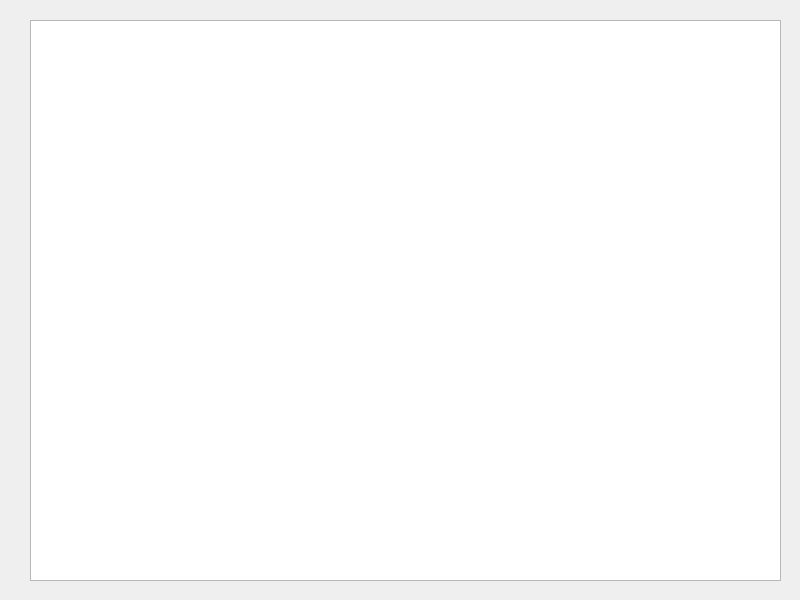
<?xml version="1.0" encoding="UTF-8"?>
<ui version="4.0">
 <class>MyDiagram</class>
 <widget class="QWidget" name="MyDiagram">
  <property name="geometry">
   <rect>
    <x>0</x>
    <y>0</y>
    <width>800</width>
    <height>600</height>
   </rect>
  </property>
  <property name="windowTitle">
   <string>MyDiagram</string>
  </property>
  <widget class="QGraphicsView" name="graphicsView_Diagram">
   <property name="geometry">
    <rect>
     <x>30</x>
     <y>20</y>
     <width>751</width>
     <height>561</height>
    </rect>
   </property>
  </widget>
 </widget>
 <resources/>
 <connections/>
</ui>
